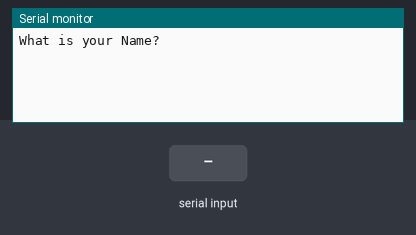
Bench run of a sketch on a simulated Arduino Uno, built with avr-gcc and run on an emulated ATmega328P. On the bench: the last lines printed to the serial monitor. The inputs (shaded band) are chosen by the test bench.

Above: at 1.2 s.
1.3 s: "1" received over Serial
At 3.4 s:
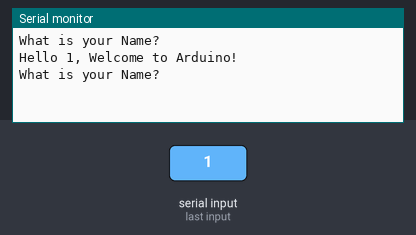
3.8 s: "0" received over Serial
At 5.2 s:
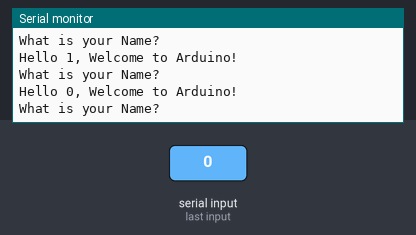
5.3 s: "2" received over Serial
At 7.6 s:
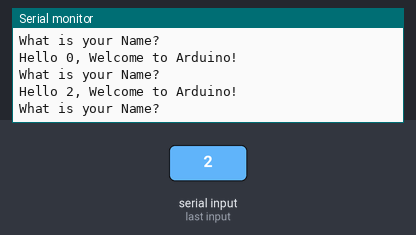

Measured:
- after the input at 1.3 s, the serial monitor: prints a new line after 1.0 s (image 1)
- after the input at 3.8 s, the serial monitor: prints a new line after 1.0 s (image 2)
- after the input at 5.3 s, the serial monitor: prints a new line after 1.0 s (image 3)

The sketch:

sketch_name_welcome_message.ino
```cpp
String myName;
String msg1="What is your Name?";
String msg2="Hello ";
String msg3=", Welcome to Arduino!";


void setup() {
  // put your setup code here, to run once:
Serial.begin(115200);
}

void loop() {
  // put your main code here, to run repeatedly:
Serial.println(msg1);
while (Serial.available()==0){

}
  myName=Serial.readString();
  Serial.print(msg2);
  Serial.print(myName);
  Serial.println(msg3);
  Serial.println();
}
```
